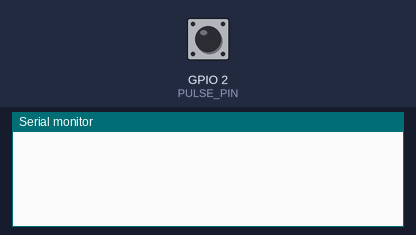
Recording of a sketch running on a simulated ESP32. Shown: the last lines printed to the serial monitor. The test bench sets the inputs (shaded band); at power-on: GPIO 2 (PULSE_PIN) HIGH. Nothing arrives over Bluetooth unless stated; a phone connects over Bluetooth LE 3 s after start.

Above: at 1.2 s.
1.3 s: GPIO 2 (PULSE_PIN) pulled LOW for 0.15 s
At 4.2 s:
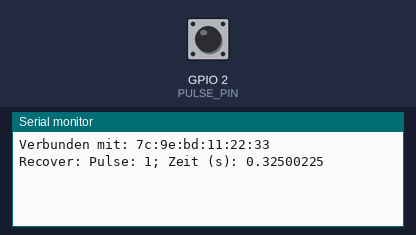
4.4 s: GPIO 2 (PULSE_PIN) pulled LOW for 1 s
At 5.4 s:
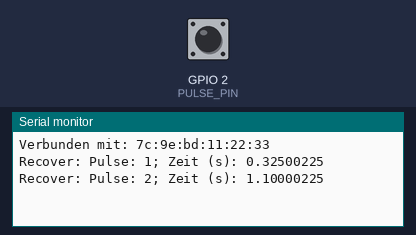
6.9 s: GPIO 2 (PULSE_PIN) pulled LOW for 0.15 s
At 7.3 s:
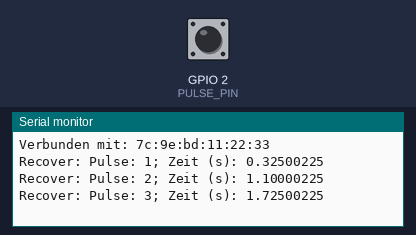
8.5 s: GPIO 2 (PULSE_PIN) pulsed LOW 2 times (0.12 s each, 0.3 s apart)
At 10.0 s:
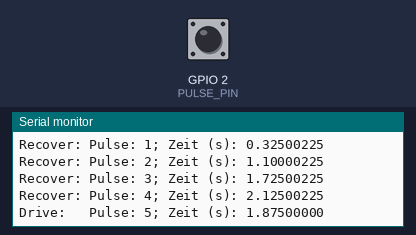

Measured:
- after the input at 1.3 s, the serial monitor: prints a new line after 2.3 s (image 1)
- after the input at 4.4 s, the serial monitor: prints a new line at once (image 2)
- after the input at 6.9 s, the serial monitor: prints a new line at once (image 3)
- after the input at 8.5 s, the serial monitor: prints a new line at once (image 4)

The sketch:

RP3_Power_Meter.ino
```cpp
#include "Arduino.h"
//#include "esp_timer.h"
/* For the bluetooth funcionality */
#include <ArduinoBLE.h>
/* Device name which can be scene in BLE scanning software. */
#define BLE_DEVICE_NAME "RP3 Power Meter"
/* Local name which should pop up when scanning for BLE devices. */
#define BLE_LOCAL_NAME "RP3 Power Meter"
#define PULSE_PIN 2

// Model S configuration
int magnetCount = 4;
int cogTeethCount = 11;
int elBAndTension = 21;
float elBandConstant = 10.7;
float momOfInertia = 0.10880;
float cogWheelRad = 0.014195;
float linkLength = 0.008;
double initK = 0.0001;
double dragFactor = initK;
double A = magnetCount / 2 * PI;
double angularVelocity = 0;

volatile int64_t prevT = 0;
volatile int64_t t = 0;
volatile int64_t dt = 0;
volatile int64_t pulseInTimeEnd = 0;
volatile int64_t pulseInTimeEnd_old = 0;
volatile int pulseInNumber = 0;
volatile bool newPulseDurationAvailable = false;
int debounceTime = 4000;
int subtractFromDebounce = 500;
double driveSum = 0;

const int numReadings = 4;
long readings[numReadings];
int readIndex = 0;
double total = 0;
double average = 0;
double averagePrev = 0;
double avInSeconds = 0;

enum State { RECOVER,
             DRIVE };
State currentState = RECOVER;
State previousState = RECOVER;

//Nano33BLEMagneticData magneticData;

BLEService CyclePowerService("1818");
BLECharacteristic CyclePowerFeature("2A65", BLERead, 4);
BLECharacteristic CyclePowerMeasurement("2A63", BLERead | BLENotify, 8);
BLECharacteristic CyclePowerSensorLocation("2A5D", BLERead, 1);

unsigned char bleBuffer[8];
unsigned char slBuffer[1];
unsigned char fBuffer[4];

short power;
long random_power;
unsigned short revolutions = 0;
unsigned short timestamp = 0;
unsigned short flags = 0x20;
byte sensorlocation = 0x0D;

double i_diff = 0;

//Configurable values
float mag_power_calib = 100;
double mag_samps_per_sec = 16;
short cap_power = 400;
float decay_factor = 0.5;
float noise_factor = 3;

void buttonPinInterrupt() {
  // Start measuring
  t = esp_timer_get_time();
  dt = t - prevT;
  //Serial.println(dt);

  // Prüfen, ob dt in den erwarteten Bereich fällt
  if (dt < 7500) {
    return;
  }

  prevT = t;  // prevT aktualisieren, um für das nächste Intervall bereit zu sein
  pulseInNumber++;
  pulseInTimeEnd_old = pulseInTimeEnd;
  pulseInTimeEnd = t;
  newPulseDurationAvailable = true;
}

bool detectDrive(double prev, double cur) {
  // Erkennung, ob der Wert von Recover auf Drive gewechselt hat
  return (prev / cur) < 1;
}

double calculateAngularVelocity(double pulseTime) {
  return (2.0 * PI) / (pulseTime * magnetCount);
}

double calculateDragFactor(double previousDragFactor, double currentPulse, double previousPulse, int pulseCount) {
  double deltaDragFactor = A * momOfInertia * (1 - previousPulse / currentPulse);
  return (previousDragFactor * (pulseCount - 1) + deltaDragFactor) / pulseCount;
}

double calculatePower(double dragFactor, double angularVelocity) {
  return dragFactor * pow(angularVelocity, 3);
}

void setup() {
  // put your setup code here, to run once:
  /* BLE Setup. For information, search for the many ArduinoBLE examples.*/
  Serial.begin(115200);
  pinMode(LED_BUILTIN, OUTPUT);

  pinMode(PULSE_PIN, INPUT);
  for (int i = 0; i < numReadings; i++) {
    readings[i] = 0;
  }

  attachInterrupt(digitalPinToInterrupt(PULSE_PIN),
                  buttonPinInterrupt,
                  FALLING);

  if (!BLE.begin()) {
    while (1)
      ;
  } else {
    BLE.setDeviceName(BLE_DEVICE_NAME);
    BLE.setLocalName(BLE_LOCAL_NAME);
    BLE.setAdvertisedService(CyclePowerService);
    CyclePowerService.addCharacteristic(CyclePowerFeature);
    CyclePowerService.addCharacteristic(CyclePowerMeasurement);
    CyclePowerService.addCharacteristic(CyclePowerSensorLocation);

    BLE.addService(CyclePowerService);
    BLE.advertise();

    //Magnetic.begin();
  }
}

void loop() {
  // put your main code here, to run repeatedly:
  unsigned long pulseEnd, pulseEndOld;
  BLEDevice central = BLE.central();

  digitalWrite(LED_BUILTIN, LOW);
  delay(300);
  digitalWrite(LED_BUILTIN, HIGH);
  delay(300);

  if (central) {
    /*
    If a BLE device is connected, magnetic data will start being read,
    and the data will be processed
    */
    digitalWrite(LED_BUILTIN, HIGH);
    Serial.print("Verbunden mit: ");
    Serial.println(central.address());
    while (central.connected()) {
      if (newPulseDurationAvailable) {
        noInterrupts();
        pulseEnd = pulseInTimeEnd;
        pulseEndOld = pulseInTimeEnd_old;

        // Update the readings array
        total = total - readings[readIndex];
        readings[readIndex] = pulseEnd - pulseEndOld;
        total = total + readings[readIndex];
        readIndex++;
        if (readIndex >= numReadings) {
          readIndex = 0;
        }

        // Calculate average
        averagePrev = average;
        average = total / numReadings;
        avInSeconds = average / 1000000.0;

        interrupts();

        // Determine current state
        if (detectDrive(averagePrev, average)) {
          currentState = RECOVER;
        } else {
          currentState = DRIVE;
        }

        if (currentState == DRIVE) {
          driveSum += average;
          //Serial.print("Aktuelle Drive-Summe: ");
          //Serial.println(driveSum);
        }

        // Check for state change from Recover to Drive
        if (previousState == DRIVE && currentState == RECOVER) {
          Serial.print("Stroke finished! DriveSum = ");
          Serial.println(driveSum);

          angularVelocity = calculateAngularVelocity(average);
          dragFactor = calculateDragFactor(dragFactor, average, averagePrev, pulseInNumber);
          power = calculatePower(dragFactor, angularVelocity);

          revolutions = revolutions + 1;
          timestamp = timestamp + (unsigned short)(i_diff * (1024 / mag_samps_per_sec));

          Serial.print("Schläge: ");
          Serial.print(revolutions);
          Serial.print("; angularVel: ");
          Serial.print(angularVelocity);
          Serial.print(" ; DragFactor: ");
          Serial.print(dragFactor);
          Serial.print(" ; Power: ");
          Serial.println(power);

          bleBuffer[0] = flags & 0xff;
          bleBuffer[1] = (flags >> 8) & 0xff;
          bleBuffer[2] = power & 0xff;
          bleBuffer[3] = (power >> 8) & 0xff;
          bleBuffer[4] = revolutions & 0xff;
          bleBuffer[5] = (revolutions >> 8) & 0xff;
          bleBuffer[6] = timestamp & 0xff;
          bleBuffer[7] = (timestamp >> 8) & 0xff;

          slBuffer[0] = sensorlocation & 0xff;

          fBuffer[0] = 0x00;
          fBuffer[1] = 0x00;
          fBuffer[2] = 0x00;
          fBuffer[3] = 0x08;

          CyclePowerFeature.writeValue(fBuffer, 4);
          CyclePowerMeasurement.writeValue(bleBuffer, 8);
          CyclePowerSensorLocation.writeValue(slBuffer, 1);
        }

        // Print current average value
        //Serial.print("Aktueller Zustand: ");
        if (currentState == DRIVE) {
          Serial.print("Drive:   ");
        } else {
          Serial.print("Recover: ");
        }
        Serial.print("Pulse: ");
        Serial.print(pulseInNumber);
        Serial.print("; Zeit (s): ");
        Serial.println(avInSeconds, 8);

        // Update previous state
        previousState = currentState;

        newPulseDurationAvailable = false;
      }
    }
  }
}
```
